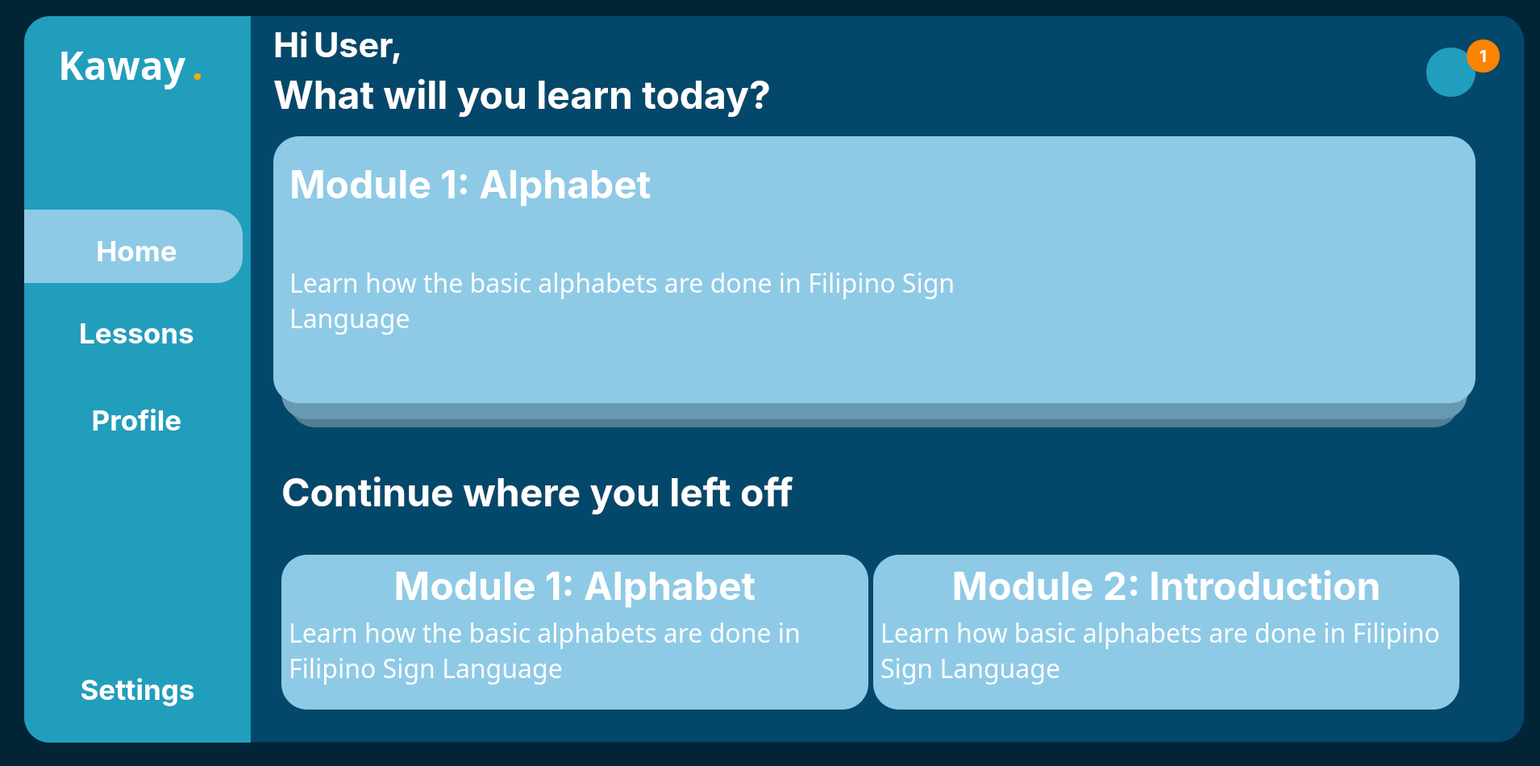
<?xml version="1.0" encoding="UTF-8"?>
<ui version="4.0">
 <class>MainWindow</class>
 <widget class="QMainWindow" name="MainWindow">
  <property name="geometry">
   <rect>
    <x>0</x>
    <y>0</y>
    <width>1910</width>
    <height>950</height>
   </rect>
  </property>
  <property name="windowTitle">
   <string>MainWindow</string>
  </property>
  <property name="styleSheet">
   <string notr="true">
background-color: rgb(1, 37, 55);</string>
  </property>
  <widget class="QWidget" name="centralwidget">
   <widget class="QWidget" name="MainBar" native="true">
    <property name="geometry">
     <rect>
      <x>30</x>
      <y>20</y>
      <width>1861</width>
      <height>901</height>
     </rect>
    </property>
    <property name="styleSheet">
     <string notr="true"/>
    </property>
    <widget class="QWidget" name="SideTab" native="true">
     <property name="geometry">
      <rect>
       <x>0</x>
       <y>0</y>
       <width>281</width>
       <height>961</height>
      </rect>
     </property>
     <widget class="QFrame" name="SideTabFrame">
      <property name="geometry">
       <rect>
        <x>0</x>
        <y>0</y>
        <width>291</width>
        <height>901</height>
       </rect>
      </property>
      <property name="styleSheet">
       <string notr="true">background-color: rgb(33, 158, 188);
border-top-left-radius: 32px;
border-bottom-left-radius: 32px;</string>
      </property>
      <property name="frameShape">
       <enum>QFrame::StyledPanel</enum>
      </property>
      <property name="frameShadow">
       <enum>QFrame::Raised</enum>
      </property>
      <widget class="QPushButton" name="Lessons">
       <property name="geometry">
        <rect>
         <x>0</x>
         <y>372</y>
         <width>279</width>
         <height>42</height>
        </rect>
       </property>
       <property name="font">
        <font>
         <family>Inter</family>
         <pointsize>26</pointsize>
         <bold>true</bold>
        </font>
       </property>
       <property name="styleSheet">
        <string notr="true">color:rgb(255, 255, 255);
background-color: rgba(255, 255, 255, 0);</string>
       </property>
       <property name="text">
        <string>Lessons</string>
       </property>
       <property name="icon">
        <iconset>
         <normaloff>../linear/note-2.svg</normaloff>../linear/note-2.svg</iconset>
       </property>
       <property name="iconSize">
        <size>
         <width>40</width>
         <height>40</height>
        </size>
       </property>
      </widget>
      <widget class="QFrame" name="frame">
       <property name="geometry">
        <rect>
         <x>0</x>
         <y>240</y>
         <width>271</width>
         <height>91</height>
        </rect>
       </property>
       <property name="styleSheet">
        <string notr="true">background-color: rgb(142, 202, 230);
border-top-left-radius: 0px;
border-bottom-left-radius: 0px;
border-top-right-radius: 32px;
border-bottom-right-radius: 32px;</string>
       </property>
       <property name="frameShape">
        <enum>QFrame::StyledPanel</enum>
       </property>
       <property name="frameShadow">
        <enum>QFrame::Raised</enum>
       </property>
      </widget>
      <widget class="QWidget" name="verticalLayoutWidget">
       <property name="geometry">
        <rect>
         <x>0</x>
         <y>770</y>
         <width>281</width>
         <height>131</height>
        </rect>
       </property>
       <layout class="QVBoxLayout" name="verticalLayout">
        <item>
         <widget class="QPushButton" name="Settings">
          <property name="font">
           <font>
            <family>Inter</family>
            <pointsize>26</pointsize>
            <bold>true</bold>
           </font>
          </property>
          <property name="styleSheet">
           <string notr="true">color:rgb(255, 255, 255)</string>
          </property>
          <property name="text">
           <string>Settings</string>
          </property>
          <property name="icon">
           <iconset>
            <normaloff>../linear/setting-3.svg</normaloff>../linear/setting-3.svg</iconset>
          </property>
          <property name="iconSize">
           <size>
            <width>35</width>
            <height>35</height>
           </size>
          </property>
         </widget>
        </item>
       </layout>
      </widget>
      <widget class="QWidget" name="horizontalLayoutWidget">
       <property name="geometry">
        <rect>
         <x>42</x>
         <y>20</y>
         <width>241</width>
         <height>80</height>
        </rect>
       </property>
       <layout class="QHBoxLayout" name="horizontalLayout">
        <item>
         <widget class="QLabel" name="Kaway">
          <property name="font">
           <font>
            <family>Poppins</family>
            <pointsize>36</pointsize>
            <bold>true</bold>
           </font>
          </property>
          <property name="styleSheet">
           <string notr="true">color:rgb(255, 255, 255)</string>
          </property>
          <property name="text">
           <string>Kaway</string>
          </property>
         </widget>
        </item>
        <item>
         <widget class="QLabel" name="Dot">
          <property name="font">
           <font>
            <family>Poppins</family>
            <pointsize>36</pointsize>
            <bold>true</bold>
           </font>
          </property>
          <property name="styleSheet">
           <string notr="true">color: rgb(255, 170, 0);</string>
          </property>
          <property name="text">
           <string>.</string>
          </property>
         </widget>
        </item>
       </layout>
      </widget>
      <widget class="QPushButton" name="Profile">
       <property name="geometry">
        <rect>
         <x>0</x>
         <y>480</y>
         <width>279</width>
         <height>42</height>
        </rect>
       </property>
       <property name="font">
        <font>
         <family>Inter</family>
         <pointsize>26</pointsize>
         <bold>true</bold>
        </font>
       </property>
       <property name="styleSheet">
        <string notr="true">color:rgb(255, 255, 255)</string>
       </property>
       <property name="text">
        <string>Profile</string>
       </property>
       <property name="icon">
        <iconset>
         <normaloff>../linear/user-square.svg</normaloff>../linear/user-square.svg</iconset>
       </property>
       <property name="iconSize">
        <size>
         <width>35</width>
         <height>35</height>
        </size>
       </property>
      </widget>
      <widget class="QPushButton" name="Home">
       <property name="geometry">
        <rect>
         <x>0</x>
         <y>270</y>
         <width>279</width>
         <height>42</height>
        </rect>
       </property>
       <property name="font">
        <font>
         <family>Inter</family>
         <pointsize>26</pointsize>
         <bold>true</bold>
        </font>
       </property>
       <property name="layoutDirection">
        <enum>Qt::LeftToRight</enum>
       </property>
       <property name="autoFillBackground">
        <bool>false</bool>
       </property>
       <property name="styleSheet">
        <string notr="true">color:rgb(255, 255, 255);
background-color: rgba(255, 255, 255, 0)</string>
       </property>
       <property name="text">
        <string>Home</string>
       </property>
       <property name="icon">
        <iconset>
         <normaloff>../linear/element-3.png</normaloff>../linear/element-3.png</iconset>
       </property>
       <property name="iconSize">
        <size>
         <width>30</width>
         <height>30</height>
        </size>
       </property>
      </widget>
      <zorder>frame</zorder>
      <zorder>Lessons</zorder>
      <zorder>verticalLayoutWidget</zorder>
      <zorder>horizontalLayoutWidget</zorder>
      <zorder>Profile</zorder>
      <zorder>Home</zorder>
     </widget>
    </widget>
    <widget class="QWidget" name="RightContainer" native="true">
     <property name="geometry">
      <rect>
       <x>279</x>
       <y>-1</y>
       <width>1581</width>
       <height>901</height>
      </rect>
     </property>
     <widget class="QFrame" name="mainframe">
      <property name="geometry">
       <rect>
        <x>0</x>
        <y>0</y>
        <width>1581</width>
        <height>901</height>
       </rect>
      </property>
      <property name="styleSheet">
       <string notr="true">background-color: rgb(3, 72, 106);
border-top-right-radius: 32px;
border-bottom-right-radius: 32px;</string>
      </property>
      <property name="frameShape">
       <enum>QFrame::StyledPanel</enum>
      </property>
      <property name="frameShadow">
       <enum>QFrame::Raised</enum>
      </property>
      <widget class="QPushButton" name="NotifButton">
       <property name="geometry">
        <rect>
         <x>1460</x>
         <y>40</y>
         <width>61</width>
         <height>61</height>
        </rect>
       </property>
       <property name="styleSheet">
        <string notr="true">QPushButton {
	background-color: rgb(33, 158, 188);
    border-radius: 30px;
    }
</string>
       </property>
       <property name="text">
        <string/>
       </property>
       <property name="icon">
        <iconset>
         <normaloff>../linear/notification-bing.svg</normaloff>../linear/notification-bing.svg</iconset>
       </property>
       <property name="iconSize">
        <size>
         <width>40</width>
         <height>40</height>
        </size>
       </property>
      </widget>
      <widget class="QLabel" name="NotifNum">
       <property name="geometry">
        <rect>
         <x>1510</x>
         <y>30</y>
         <width>41</width>
         <height>41</height>
        </rect>
       </property>
       <property name="font">
        <font>
         <family>Inter</family>
         <pointsize>16</pointsize>
         <bold>true</bold>
        </font>
       </property>
       <property name="styleSheet">
        <string notr="true">color: rgb(255, 255, 255);
background-color: rgb(251, 133, 0);
    border-radius: 20px;
  </string>
       </property>
       <property name="text">
        <string>1</string>
       </property>
       <property name="alignment">
        <set>Qt::AlignCenter</set>
       </property>
      </widget>
      <widget class="QFrame" name="MidFrame_3">
       <property name="geometry">
        <rect>
         <x>40</x>
         <y>250</y>
         <width>1471</width>
         <height>251</height>
        </rect>
       </property>
       <property name="styleSheet">
        <string notr="true">background-color: rgb(103, 153, 176);
border-radius: 32px</string>
       </property>
       <property name="frameShape">
        <enum>QFrame::StyledPanel</enum>
       </property>
       <property name="frameShadow">
        <enum>QFrame::Raised</enum>
       </property>
      </widget>
      <widget class="QFrame" name="UpperFrame_3">
       <property name="geometry">
        <rect>
         <x>30</x>
         <y>150</y>
         <width>1491</width>
         <height>331</height>
        </rect>
       </property>
       <property name="styleSheet">
        <string notr="true">background-color: rgb(142, 202, 230);
border-radius: 32px
</string>
       </property>
       <property name="frameShape">
        <enum>QFrame::StyledPanel</enum>
       </property>
       <property name="frameShadow">
        <enum>QFrame::Raised</enum>
       </property>
       <widget class="QWidget" name="verticalLayoutWidget_2">
        <property name="geometry">
         <rect>
          <x>20</x>
          <y>30</y>
          <width>871</width>
          <height>271</height>
         </rect>
        </property>
        <layout class="QVBoxLayout" name="verticalLayout_2">
         <item>
          <widget class="QLabel" name="AnswerText_4">
           <property name="font">
            <font>
             <family>Inter</family>
             <pointsize>36</pointsize>
             <bold>true</bold>
            </font>
           </property>
           <property name="layoutDirection">
            <enum>Qt::LeftToRight</enum>
           </property>
           <property name="styleSheet">
            <string notr="true">color: rgb(255, 255, 255);</string>
           </property>
           <property name="text">
            <string>Module 1: Alphabet</string>
           </property>
           <property name="alignment">
            <set>Qt::AlignLeading|Qt::AlignLeft|Qt::AlignTop</set>
           </property>
          </widget>
         </item>
         <item>
          <widget class="QLabel" name="AnswerText_5">
           <property name="font">
            <font>
             <family>HoloLens MDL2 Assets</family>
             <pointsize>24</pointsize>
             <bold>false</bold>
            </font>
           </property>
           <property name="styleSheet">
            <string notr="true">color: rgb(255, 255, 255);</string>
           </property>
           <property name="text">
            <string>Learn how the basic alphabets are done in Filipino Sign Language</string>
           </property>
           <property name="alignment">
            <set>Qt::AlignLeading|Qt::AlignLeft|Qt::AlignTop</set>
           </property>
           <property name="wordWrap">
            <bool>true</bool>
           </property>
          </widget>
         </item>
         <item>
          <spacer name="verticalSpacer">
           <property name="orientation">
            <enum>Qt::Horizontal</enum>
           </property>
           <property name="sizeHint" stdset="0">
            <size>
             <width>40</width>
             <height>20</height>
            </size>
           </property>
          </spacer>
         </item>
        </layout>
       </widget>
      </widget>
      <widget class="QFrame" name="LowerFrame_3">
       <property name="geometry">
        <rect>
         <x>50</x>
         <y>360</y>
         <width>1451</width>
         <height>151</height>
        </rect>
       </property>
       <property name="styleSheet">
        <string notr="true">background-color: rgb(82, 126, 147);
border-radius: 32px</string>
       </property>
       <property name="frameShape">
        <enum>QFrame::StyledPanel</enum>
       </property>
       <property name="frameShadow">
        <enum>QFrame::Raised</enum>
       </property>
      </widget>
      <widget class="QWidget" name="gridLayoutWidget">
       <property name="geometry">
        <rect>
         <x>30</x>
         <y>10</y>
         <width>675</width>
         <height>118</height>
        </rect>
       </property>
       <layout class="QGridLayout" name="gridLayout">
        <item row="1" column="0">
         <widget class="QLabel" name="subtopic">
          <property name="font">
           <font>
            <family>Inter</family>
            <pointsize>36</pointsize>
            <bold>true</bold>
           </font>
          </property>
          <property name="styleSheet">
           <string notr="true">color: rgb(255, 255, 255);</string>
          </property>
          <property name="text">
           <string>What will you learn today?</string>
          </property>
         </widget>
        </item>
        <item row="0" column="0">
         <layout class="QHBoxLayout" name="horizontalLayout_2">
          <item>
           <widget class="QLabel" name="Hi">
            <property name="font">
             <font>
              <family>Inter</family>
              <pointsize>32</pointsize>
              <bold>true</bold>
             </font>
            </property>
            <property name="styleSheet">
             <string notr="true">color: rgb(255, 255, 255);</string>
            </property>
            <property name="text">
             <string>Hi</string>
            </property>
           </widget>
          </item>
          <item>
           <widget class="QLabel" name="User">
            <property name="font">
             <font>
              <family>Inter</family>
              <pointsize>32</pointsize>
              <bold>true</bold>
             </font>
            </property>
            <property name="styleSheet">
             <string notr="true">color: rgb(255, 255, 255);</string>
            </property>
            <property name="text">
             <string>User,</string>
            </property>
           </widget>
          </item>
          <item>
           <spacer name="horizontalSpacer">
            <property name="orientation">
             <enum>Qt::Horizontal</enum>
            </property>
            <property name="sizeHint" stdset="0">
             <size>
              <width>40</width>
              <height>20</height>
             </size>
            </property>
           </spacer>
          </item>
         </layout>
        </item>
       </layout>
      </widget>
      <widget class="QWidget" name="gridLayoutWidget_2">
       <property name="geometry">
        <rect>
         <x>40</x>
         <y>520</y>
         <width>1461</width>
         <height>341</height>
        </rect>
       </property>
       <layout class="QGridLayout" name="gridLayout_2">
        <item row="0" column="0">
         <widget class="QLabel" name="subtopic_2">
          <property name="font">
           <font>
            <family>Inter</family>
            <pointsize>36</pointsize>
            <bold>true</bold>
           </font>
          </property>
          <property name="styleSheet">
           <string notr="true">color: rgb(255, 255, 255);</string>
          </property>
          <property name="text">
           <string>Continue where you left off</string>
          </property>
         </widget>
        </item>
        <item row="1" column="0">
         <widget class="QFrame" name="UpperFrame_4">
          <property name="styleSheet">
           <string notr="true">background-color: rgb(142, 202, 230);
border-radius: 32px
</string>
          </property>
          <property name="frameShape">
           <enum>QFrame::StyledPanel</enum>
          </property>
          <property name="frameShadow">
           <enum>QFrame::Raised</enum>
          </property>
          <layout class="QVBoxLayout" name="verticalLayout_7">
           <item>
            <layout class="QVBoxLayout" name="verticalLayout_6">
             <item>
              <widget class="QPushButton" name="ContinueOne">
               <property name="font">
                <font>
                 <family>Inter</family>
                 <pointsize>36</pointsize>
                 <bold>true</bold>
                </font>
               </property>
               <property name="layoutDirection">
                <enum>Qt::LeftToRight</enum>
               </property>
               <property name="styleSheet">
                <string notr="true">color: rgb(255, 255, 255);</string>
               </property>
               <property name="text">
                <string>Module 1: Alphabet</string>
               </property>
              </widget>
             </item>
             <item>
              <widget class="QLabel" name="SubContinueOne">
               <property name="font">
                <font>
                 <family>HoloLens MDL2 Assets</family>
                 <pointsize>24</pointsize>
                 <bold>false</bold>
                </font>
               </property>
               <property name="styleSheet">
                <string notr="true">color: rgb(255, 255, 255);</string>
               </property>
               <property name="text">
                <string>Learn how the basic alphabets are done in Filipino Sign Language</string>
               </property>
               <property name="alignment">
                <set>Qt::AlignLeading|Qt::AlignLeft|Qt::AlignTop</set>
               </property>
               <property name="wordWrap">
                <bool>true</bool>
               </property>
              </widget>
             </item>
             <item>
              <spacer name="verticalSpacer_3">
               <property name="orientation">
                <enum>Qt::Horizontal</enum>
               </property>
               <property name="sizeHint" stdset="0">
                <size>
                 <width>40</width>
                 <height>20</height>
                </size>
               </property>
              </spacer>
             </item>
            </layout>
           </item>
          </layout>
         </widget>
        </item>
        <item row="1" column="1">
         <widget class="QFrame" name="UpperFrame_5">
          <property name="styleSheet">
           <string notr="true">background-color: rgb(142, 202, 230);
border-radius: 32px
</string>
          </property>
          <property name="frameShape">
           <enum>QFrame::StyledPanel</enum>
          </property>
          <property name="frameShadow">
           <enum>QFrame::Raised</enum>
          </property>
          <layout class="QVBoxLayout" name="verticalLayout_8">
           <item>
            <layout class="QVBoxLayout" name="verticalLayout_9">
             <item>
              <widget class="QPushButton" name="ContinueTwo">
               <property name="font">
                <font>
                 <family>Inter</family>
                 <pointsize>36</pointsize>
                 <bold>true</bold>
                </font>
               </property>
               <property name="styleSheet">
                <string notr="true">color: rgb(255, 255, 255);</string>
               </property>
               <property name="text">
                <string>Module 2: Introduction</string>
               </property>
              </widget>
             </item>
             <item>
              <widget class="QLabel" name="SubContinueTwo">
               <property name="font">
                <font>
                 <family>HoloLens MDL2 Assets</family>
                 <pointsize>24</pointsize>
                 <bold>false</bold>
                </font>
               </property>
               <property name="styleSheet">
                <string notr="true">color: rgb(255, 255, 255);</string>
               </property>
               <property name="text">
                <string>Learn how basic alphabets are done in Filipino Sign Language</string>
               </property>
               <property name="alignment">
                <set>Qt::AlignLeading|Qt::AlignLeft|Qt::AlignTop</set>
               </property>
               <property name="wordWrap">
                <bool>true</bool>
               </property>
              </widget>
             </item>
             <item>
              <spacer name="verticalSpacer_4">
               <property name="orientation">
                <enum>Qt::Horizontal</enum>
               </property>
               <property name="sizeHint" stdset="0">
                <size>
                 <width>40</width>
                 <height>20</height>
                </size>
               </property>
              </spacer>
             </item>
            </layout>
           </item>
          </layout>
         </widget>
        </item>
       </layout>
      </widget>
      <zorder>NotifButton</zorder>
      <zorder>NotifNum</zorder>
      <zorder>LowerFrame_3</zorder>
      <zorder>MidFrame_3</zorder>
      <zorder>UpperFrame_3</zorder>
      <zorder>gridLayoutWidget</zorder>
      <zorder>gridLayoutWidget_2</zorder>
     </widget>
    </widget>
    <widget class="QFrame" name="MainFrame">
     <property name="geometry">
      <rect>
       <x>0</x>
       <y>0</y>
       <width>1861</width>
       <height>901</height>
      </rect>
     </property>
     <property name="styleSheet">
      <string notr="true">background-color: rgb(2, 48, 71);
border-radius: 32px
</string>
     </property>
     <property name="frameShape">
      <enum>QFrame::StyledPanel</enum>
     </property>
     <property name="frameShadow">
      <enum>QFrame::Raised</enum>
     </property>
    </widget>
    <zorder>MainFrame</zorder>
    <zorder>RightContainer</zorder>
    <zorder>SideTab</zorder>
   </widget>
  </widget>
  <widget class="QStatusBar" name="statusbar"/>
 </widget>
 <resources/>
 <connections/>
</ui>
